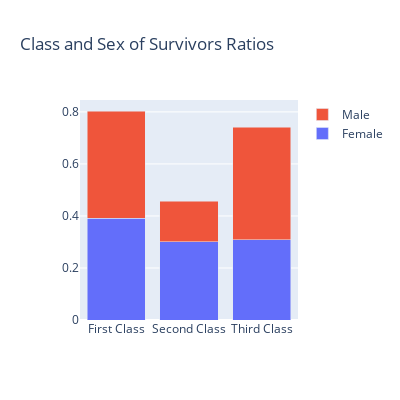

Source (notebook cell):
### Markdown cell above
# Visualizing this Info

### Code cell
survivors = train[train['Survived'] == 1]
female_survivors = survivors[survivors['Sex'] == 'female']
male_survivors = survivors[survivors['Sex'] == 'male']
classes = ['First Class', 'Second Class', 'Third Class']
female_classes = female_survivors['Pclass'].value_counts(sort=False, normalize=True).to_list()
male_classes = male_survivors['Pclass'].value_counts(sort=False, normalize=True).to_list()
fig = go.Figure(data=[
    go.Bar(name='Female', x=classes, y=female_classes),
    go.Bar(name='Male', x=classes, y=male_classes)])
fig.update_layout(barmode='stack', width=400, height=400, title="Class and Sex of Survivors Ratios")
fig.show()

### Figure 1 — Plotly figure (JSON) as saved in the notebook; plotly's stock layout.template omitted (floating-point values rounded to 4 significant figures)
{"data": [{"name": "Female", "type": "bar", "x": ["First Class", "Second Class", "Third Class"], "y": [0.3906, 0.3004, 0.309]}, {"name": "Male", "type": "bar", "x": ["First Class", "Second Class", "Third Class"], "y": [0.4128, 0.156, 0.4312]}], "layout": {"barmode": "stack", "height": 400, "title": {"text": "Class and Sex of Survivors Ratios"}, "width": 400}}
